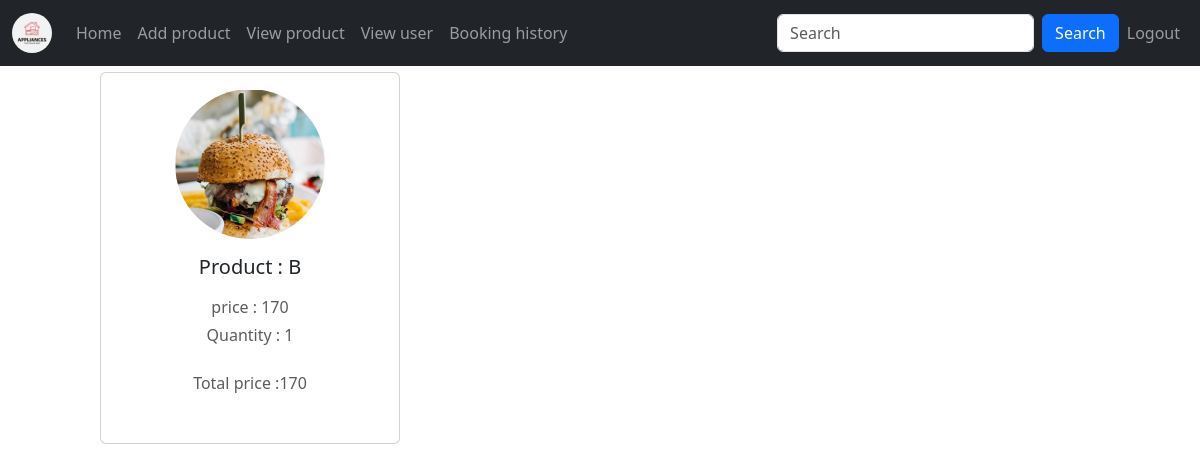
Page /bookinghistory (signed in) on the earlier database version.
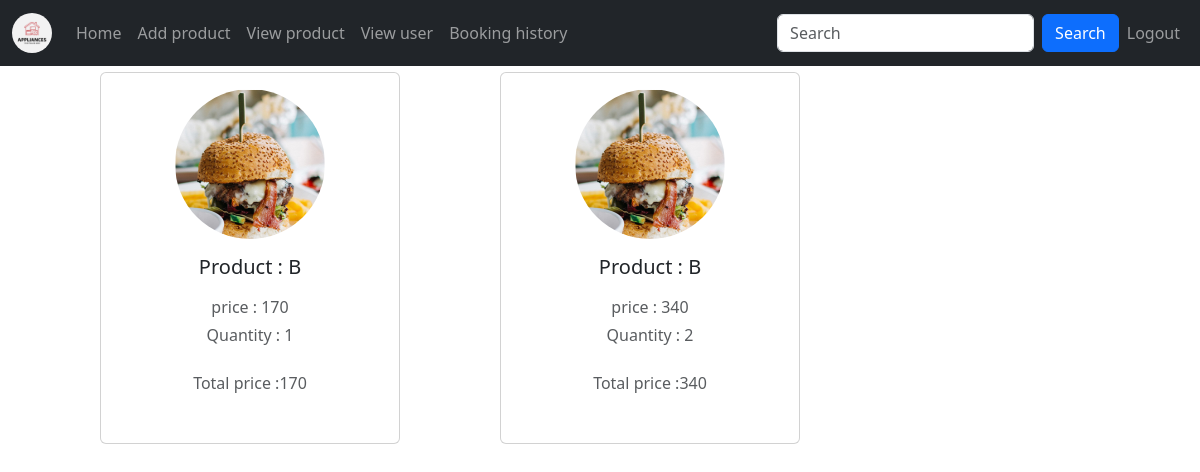
Same page on the later database version.
### app/models.py (models this page shows, shortened)
class buy(models.Model):
    user = models.ForeignKey(Register,on_delete=models.CASCADE)
    product = models.ForeignKey(Product,on_delete=models.CASCADE)
    date_of_buying = models.TextField()
    payment_status = models.BooleanField(default=False)
    quantity = models.IntegerField()
    price = models.IntegerField()

class Product(models.Model):
    name = models.TextField()
    discription = models.TextField()
    price = models.IntegerField()
    category = models.TextField()
    quantity = models.IntegerField()
    offerprice = models.IntegerField()
    image = models.FileField()

### app/views.py (the view)
# urls.py: path('bookinghistory',views.bookinghistory),
def bookinghistory(req):
    if 'shop' in req.session:
        data=buy.objects.all()
        return render(req,'shop/booking_history.html',{'data':data})
    else:
        return redirect(login)

### template/shop/booking_history.html (shortened to what this page needs)
<!DOCTYPE html>
<html lang="en">
<head>
  <link href="https://cdn.jsdelivr.net/npm/bootstrap@5.3.3/dist/css/bootstrap.min.css" rel="stylesheet">
</head>
<body>
<nav class="navbar navbar-expand-sm navbar-dark bg-dark">
  <div class="container-fluid">
    <a class="navbar-brand" href="#">
        <img src="static/360_F_450084582_MJt3cB5MG2NcwgoaN86eWH5573szBMKH.jpg" alt="Logo" style="width:40px;" class="rounded-pill">
      </a>
    <div class="collapse navbar-collapse" id="mynavbar">
      <ul class="navbar-nav me-auto">
        <li class="nav-item">
            <a class="nav-link" href="../adminhome">Home</a>
          </li>
        <li class="nav-item">
          <a class="nav-link" href="../addpro">Add product</a>
        </li>
        <li class="nav-item">
          <a class="nav-link" href="../viewpro">View product</a>
        </li>
        <li class="nav-item">
          <a class="nav-link" href="../viewuser">View user</a>
        </li>
        <li class="nav-item">
          <a class="nav-link" href="../bookinghistory">Booking history</a>
        </li>
      </ul>
      <form class="d-flex">
        <input class="form-control me-2" type="text" placeholder="Search">
        <button class="btn btn-primary" type="button">Search</button>
      </form>
      <ul class="navbar-nav">
        <li class="nav-item">
          <a class="nav-link" href="../logout">Logout</a>
        </li>
      </ul>
    </div>
  </div>
</nav>
  {% for i in data %}
  <div class="card mb-4">
    <div class="card-body text-center">
      <img src="{{i.product.image.url}}" alt="avatar" class="rounded-circle img-fluid" style="width: 150px;height: 150px;">
      <h5 class="my-3">Product : {{i.product.name}}</h5>
      <p class="text-muted mb-1">price : {{i.price}}</p>
      <p class="text-muted mb-4">Quantity : {{i.quantity}}</p>
      <p class="text-muted mb-4">Total price :{{i.price}}</p>
    </div>
  </div>
  {% endfor %}
</body>
</html>

### template/shop/booking_history.html (style rules this page uses)
.card { float: left; width: 300px; margin-left: 100PX; padding: 0px; margin-top: 6px; }

Differences in the rows shown:
added buy: product.image (picture), product.name "B", price "340", quantity "2"
